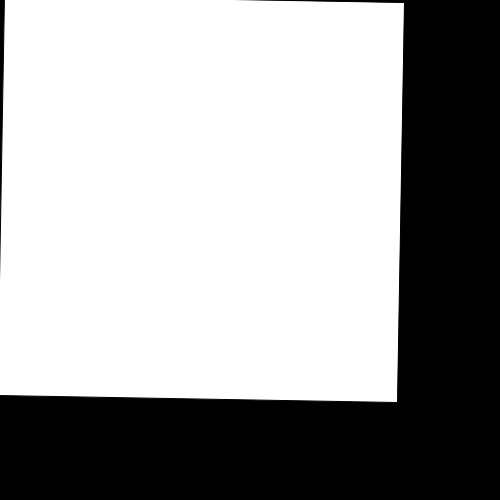
Frame 1 (no input)
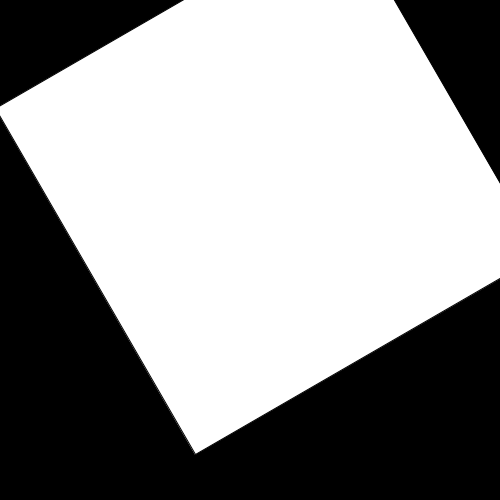
Frame 60 (the mouse pressed at the canvas centre just before this capture)
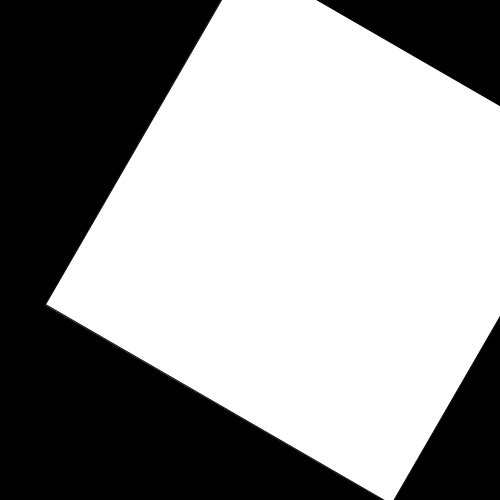
Frame 120 (the mouse held since frame 60 and released just before this capture)

The Processing sketch that drew these frames (run headless with seeded random() and noise(); from frame 60 on, the mouse is pressed at the canvas centre):

// Processing sketch: week06_3_processing_rotate
// ── week06_3_processing_rotate.pde
//week06_3_processing_rotate
//想要做一個會旋轉的迷宮
void setup(){
  size(500,500);
}
void draw(){
  background(0);//黑色背景
  translate(250,250);//往右移,往下移
  //translate(mouseX,mouseY);
  //println(mouseX,mouseY);
  rotate(radians(frameCount));//持續轉動
  rect(-250,-250,400,400);
}
